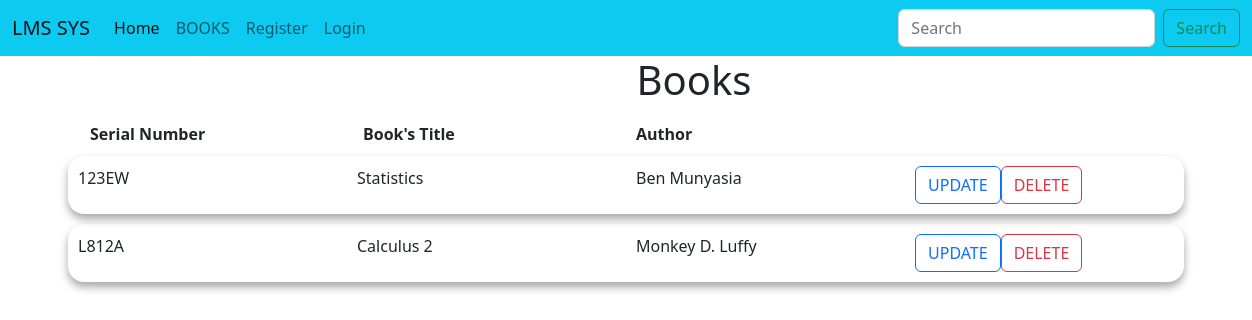
The app's page /lib/manage/, older data.
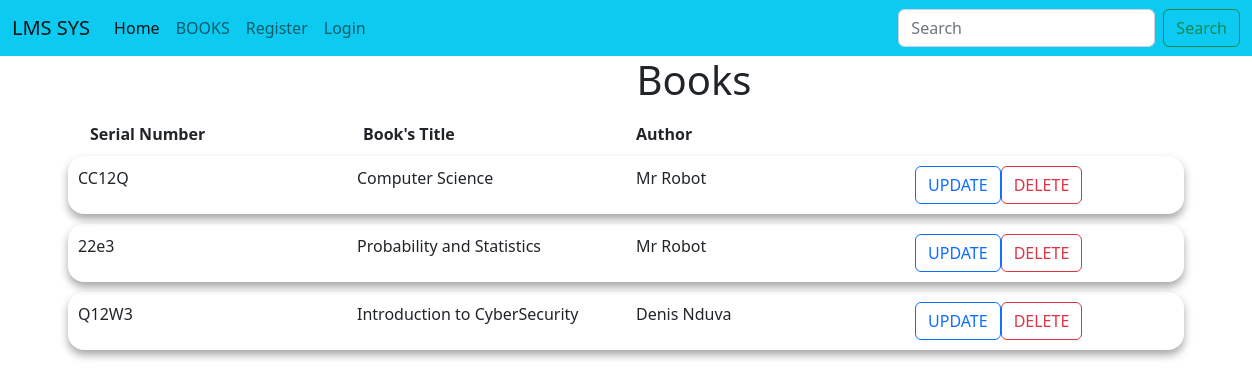
The same page, newer data.
### LIBSYS/models.py (models this page shows, shortened)
class AddBook(models.Model):
    title = models.CharField(max_length=90)
    Author = models.CharField(max_length=50)
    serial_number = models.CharField(primary_key=True, max_length=100)
    description = models.TextField(default=' ')
    Cover_image = models.ImageField(upload_to="images/books/%y", blank=True, null=True)

### LIBSYS/views.py (the view)
# urls.py: path('manage/',views.manageBook, name='manage'),
def manageBook(request):
    Book = AddBook.objects.all()
    context = {'Books': Book}
    return render(request, 'shelfs/manage.html', context)

### LIBSYS/templates/shelfs/manage.html (shortened to what this page needs)
{% extends 'base.html' %}
{% block content %}
    <div style="width: 100vw; text-align: center;"><h1>Books</h1></div>
    <form method="post">
    <div class="container">
        <div style="display: flex;">
            <div class="col"><strong>Serial Number</strong></div>
            <div class="col"><strong>Book's Title</strong></div>
            <div class="col"><strong>Author</strong></div>
            <div class="col"> </div>
        </div>
        {% for Book in Books%}
        <div class="row" style="display: flex; justify-content:space-around;">
            <div class="col" name="serial_number">
            {{Book.serial_number}}
            </div>
            <div class="col"> {{Book.title}}</div>
            <div class="col">{{Book.Author}}</div>
            <div class="col">
                <button type="submit" class="btn btn-outline-primary" "><a href="{% url 'updateBook' Book.serial_number%}">UPDATE</a></button>
                <button type="button" class="btn btn-outline-danger"><a href="{% url 'deletebook' Book.serial_number %}">DELETE</a></button>
            </div>
        </div>
        {% endfor %}
        </div>
</form>
{% endblock %}

### LIBSYS/templates/base.html (shortened to what this page needs)
<!DOCTYPE html>
<html>
<head>
	{% load static %}
	<link href="https://cdn.jsdelivr.net/npm/bootstrap@5.2.0-beta1/dist/css/bootstrap.min.css" rel="stylesheet">
</head>
<body>
	{%include 'navlinks.html'%}
	{%block content%}{%endblock%}
</body>
</html>

### LIBSYS/templates/navlinks.html (shortened to what this page needs)
{% load static %}
<link rel="stylesheet" type="text/css" href="{% static 'navlinks.css' %}">
<nav class="navbar navbar-expand-lg bg-info">
    <div class="container-fluid">
      <a class="navbar-brand" href="\admin">LMS SYS</a>
      <div class="collapse navbar-collapse" id="navbarSupportedContent">
        <ul class="navbar-nav me-auto mb-2 mb-lg-0">
          <li class="nav-item">
            <a class="nav-link active" aria-current="page" href="{% url 'home' %}">Home</a>
          </li>
          <li class="nav-item">
            <a class="nav-link" href="{% url 'books' %}">BOOKS</a>
          </li>
          {% if user.is_authenticated %}
          <li class="nav-item">
            <a class="nav-link" href="{% url 'logout'%}">Logout</a>
          </li>
          {% else %}
          <li class="nav-item">
            <a class="nav-link" href="{% url 'register'%}">Register</a>
          </li>
          <li class="nav-item">
            <a class="nav-link" href="{% url 'login'%}">Login</a>
          </li>
          {% endif %}
        </ul>
        <form class="d-flex" role="search">
          <input class="form-control me-2" type="search" placeholder="Search" aria-label="Search">
          <button class="btn btn-outline-success" type="submit">Search</button>
        </form>
      </div>
    </div>
  </nav>
  <div class="container">

### LIBSYS/templates/links/links.html (shortened to what this page needs)
{% load static %}

### LIBSYS/templates/shelfs/manage.html (style rules this page uses)
.col { text-align: left; margin-bottom: 10px; padding-top: 10px; padding-left: 10px; width: 100%; display: flex; }
.row { margin-bottom: 10px; box-shadow: rgba(0, 0, 0, 0.35) 0px 5px 9px; border-radius: 1em; }
.btn a { text-decoration: none; color: inherit; }

Row changes from the older to the newer data that the page shows:
removed AddBook: serial_number "123EW", title "Statistics", Author "Ben Munyasia"
removed AddBook: serial_number "L812A", title "Calculus 2", Author "Monkey D. Luffy"
added AddBook: serial_number "CC12Q", title "Computer Science", Author "Mr Robot"
added AddBook: serial_number "22e3", title "Probability and Statistics", Author "Mr Robot"
added AddBook: serial_number "Q12W3", title "Introduction to CyberSecurity", Author "Denis Nduva"
